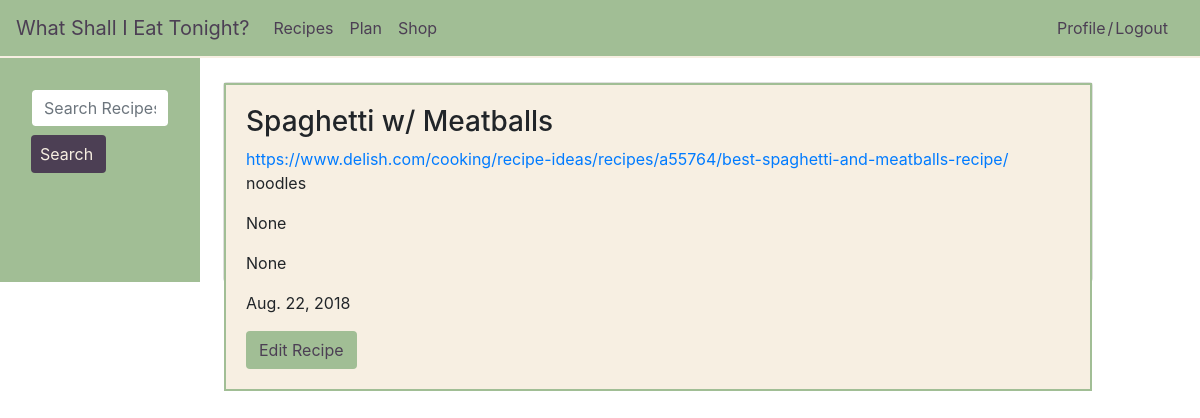
/recipes/recipe/2/, run on the app's committed database.
### recipes/models.py (models this page shows, shortened)
class Recipe(models.Model):
    user = models.ForeignKey(User, on_delete=models.CASCADE)
    title = models.CharField(max_length = 200)
    url = models.URLField(max_length=200, blank=False, default='')
    date = models.DateField(null=True, blank=True)
    tag = models.CharField(max_length = 100, blank=True, null=True)
    ingredients = models.TextField()
    BREAKFAST = 'Breakfast'
    BRUNCH = 'Brunch'
    LUNCH = 'Lunch'
    DINNER = 'Dinner'
    SIDES = 'Sides'
    SNACKS = 'Snacks'
    DRINKS = 'Drinks'
    COURSE_CHOICES = (
        (BREAKFAST, 'Breakfast'),
        (BRUNCH, 'Brunch'),
        (LUNCH, 'Lunch'),
        (DINNER, 'Dinner'),
        (SIDES, 'Sides'),
        (SNACKS, 'Snacks'),
        (DRINKS, 'Drinks'),
        (None, 'None')
    )
    course = models.CharField(
        max_length = 100,
        choices = COURSE_CHOICES,
        null = True,
        default = None,
        blank=True,
    )

### recipes/views.py (the view)
# urls.py: path('recipe/<int:pk>/', views.RecipeDetailView.as_view(), name='detail'),
class RecipeDetailView(generic.DetailView):
    model = Recipe
    template_name = 'recipes/detail.html'

### recipes/templates/recipes/detail.html
{% extends 'recipes_base.html' %}
{% block body %}
<div class="card">
  <div class="card-body">
    <h3 class="">{{ recipe.title }}</h3>
    <a href="{{ recipe.url }}">{{recipe.url}}</a>
    <p>{{ recipe.ingredients }}</p>
    <p>{{ recipe.tag }}</p>
    <p>{{ recipe.course }}</p>
    <p>{{ recipe.date }}</p>
    <a href="{% url 'recipes:update' recipe.id %}" class="btn add-recipe">Edit Recipe</a>
  </div>
</div>
{% endblock %}

### recipes/static/recipes/main.css (style rules this page uses)
html, body { box-sizing: border-box; }
.card { height: 200px; }
.card-body { border: 2px solid #A1BE95; background-color: #F7EFE2; }
.add-recipe { background-color: #A1BE95; color: #4C3F54; }

### data on the page
Recipe: title "Spaghetti w/ Meatballs", url "https://www.delish.com/cooking/recipe-ideas/recipes/a55764/best-spaghetti-and-meatballs-recipe/", ingredients "noodles", tag "None", course "None", date "Aug. 22, 2018"
